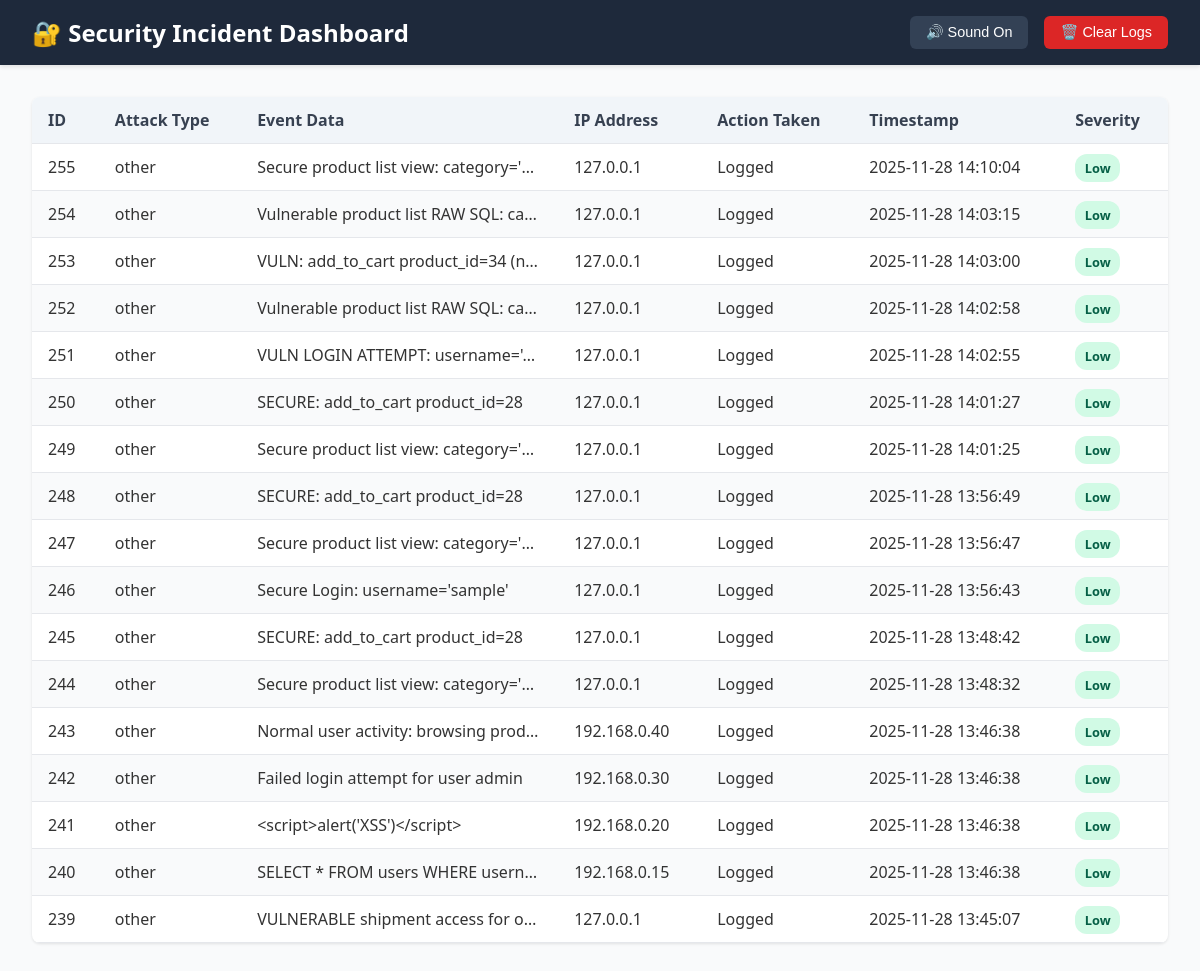
Page /dashboard/ on the earlier database version.
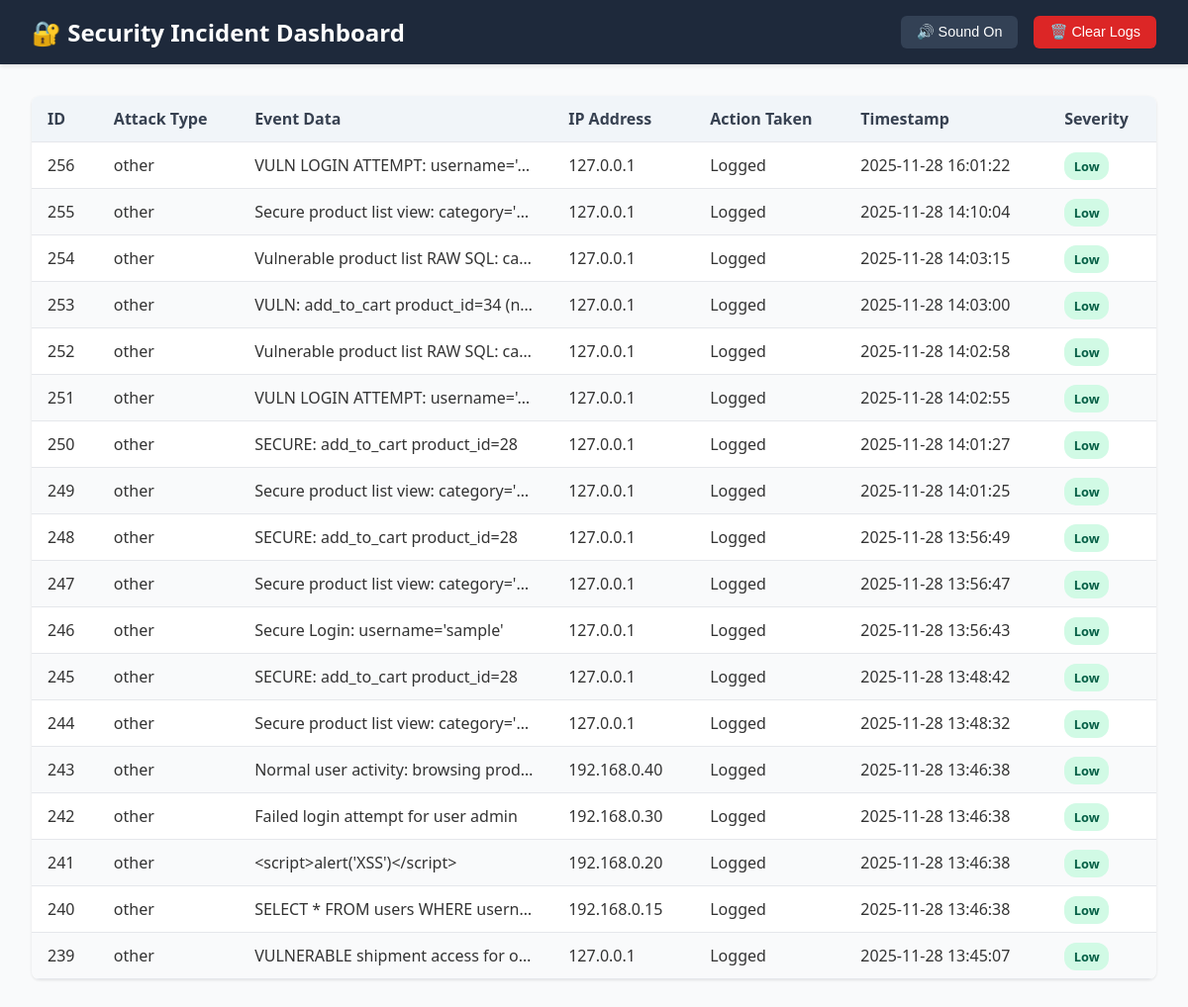
Same page on the later database version.
### monitoring/models.py (models this page shows, shortened)
class Incident(models.Model):
    ATTACK_TYPES = [
        ("suricata_alert", "Suricata Alert"),
        ("snort_alert", "Snort Alert"),
        ("sql_injection", "SQL Injection"),
        ("xss", "Cross-Site Scripting"),
        ("bruteforce", "Brute Force"),
        ("command_injection", "Command Injection"),
        ("other", "Other"),
    ]
    SEVERITY_LEVELS = [
        ("Low", "Low"),
        ("Medium", "Medium"),
        ("High", "High"),
        ("Critical", "Critical"),
    ]
    SEVERITY_MAP = {
        "sql_injection": "High",
        "command_injection": "High",
        "suricata_alert": "High",
        "snort_alert": "High",
        "xss": "Medium",
        "bruteforce": "Medium",
        "other": "Low",
    }
    attack_type = models.CharField(max_length=50, choices=ATTACK_TYPES, default="other")
    event_data = models.TextField()
    ip_address = models.GenericIPAddressField(null=True, blank=True)
    action_taken = models.CharField(max_length=255, default="Logged")
    severity = models.CharField(max_length=10, choices=SEVERITY_LEVELS, default="Low")
    timestamp = models.DateTimeField(auto_now_add=True)

### monitoring/views.py (the view)
# urls.py: path('dashboard/', views.dashboard, name='dashboard'),
def dashboard(request):
    incidents = Incident.objects.order_by("-timestamp")[:50]
    return render(request, "dashboard.html", {"incidents": incidents})

### monitoring/templates/dashboard.html (shortened to what this page needs)
{% load static %}
<!DOCTYPE html>
<html lang="en">
<head>
  <link rel="stylesheet" href="{% static 'css/dashboard.css' %}">
</head>
<body>
  <header class="dashboard-header">
    <h1>🔐 Security Incident Dashboard</h1>
    <div class="header-actions">
      <button id="mute-btn" class="mute-btn">🔊 Sound On</button>
      <form method="POST" action="{% url 'clear_logs' %}" class="clear-logs-form">
        <button type="submit" class="clear-btn" onclick="return confirm('Are you sure you want to clear all logs?');">
          🗑️ Clear Logs
        </button>
      </form>
    </div>
  </header>
  <section class="table-section">
    <table class="incident-table">
      <thead>
        <tr>
          <th>ID</th>
          <th>Attack Type</th>
          <th>Event Data</th>
          <th>IP Address</th>
          <th>Action Taken</th>
          <th>Timestamp</th>
          <th>Severity</th>
        </tr>
      </thead>
      <tbody>
        {% for incident in incidents %}
        <tr data-id="{{ incident.id }}">
          <td>{{ incident.id }}</td>
          <td>{{ incident.attack_type }}</td>
          <td class="event-data">{{ incident.event_data }}</td>
          <td>{{ incident.ip_address }}</td>
          <td>{{ incident.action_taken }}</td>
          <td>{{ incident.timestamp|date:"Y-m-d H:i:s" }}</td>
          <td>
            <span class="badge severity-{{ incident.severity|lower }}">
              {{ incident.severity }}
            </span>
          </td>
        </tr>
        {% empty %}
        <tr>
          <td colspan="7" class="empty-state">✅ No incidents detected. System is secure.</td>
        </tr>
        {% endfor %}
      </tbody>
    </table>
  </section>
</body>
</html>

Differences in the rows shown:
added Incident: id "256", attack_type "other", event_data "VULN LOGIN ATTEMPT: username='…", ip_address "127.0.0.1", action_taken "Logged", timestamp "2025-11-28 16:01:22", severity "Low"
